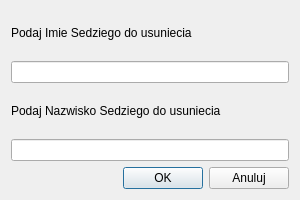
<?xml version="1.0" encoding="UTF-8"?>
<ui version="4.0">
 <class>UsunSedziegoDialog</class>
 <widget class="QDialog" name="UsunSedziegoDialog">
  <property name="geometry">
   <rect>
    <x>0</x>
    <y>0</y>
    <width>300</width>
    <height>200</height>
   </rect>
  </property>
  <property name="minimumSize">
   <size>
    <width>300</width>
    <height>0</height>
   </size>
  </property>
  <property name="maximumSize">
   <size>
    <width>300</width>
    <height>200</height>
   </size>
  </property>
  <property name="windowTitle">
   <string>Dialog</string>
  </property>
  <layout class="QVBoxLayout" name="verticalLayout">
   <item>
    <widget class="QLabel" name="label">
     <property name="text">
      <string>Podaj Imie Sedziego do usuniecia</string>
     </property>
    </widget>
   </item>
   <item>
    <widget class="QLineEdit" name="lineEdit_3">
     <property name="whatsThis">
      <string>Jestem twoim ojcem</string>
     </property>
    </widget>
   </item>
   <item>
    <widget class="QLabel" name="label_2">
     <property name="text">
      <string>Podaj Nazwisko Sedziego do usuniecia</string>
     </property>
    </widget>
   </item>
   <item>
    <widget class="QLineEdit" name="lineEdit_2"/>
   </item>
   <item>
    <layout class="QHBoxLayout" name="horizontalLayout">
     <item>
      <spacer name="horizontalSpacer">
       <property name="orientation">
        <enum>Qt::Horizontal</enum>
       </property>
       <property name="sizeHint" stdset="0">
        <size>
         <width>40</width>
         <height>20</height>
        </size>
       </property>
      </spacer>
     </item>
     <item>
      <widget class="QPushButton" name="pushButton">
       <property name="text">
        <string>OK</string>
       </property>
      </widget>
     </item>
     <item>
      <widget class="QPushButton" name="pushButton_2">
       <property name="text">
        <string>Anuluj</string>
       </property>
      </widget>
     </item>
    </layout>
   </item>
  </layout>
 </widget>
 <resources/>
 <connections/>
</ui>
